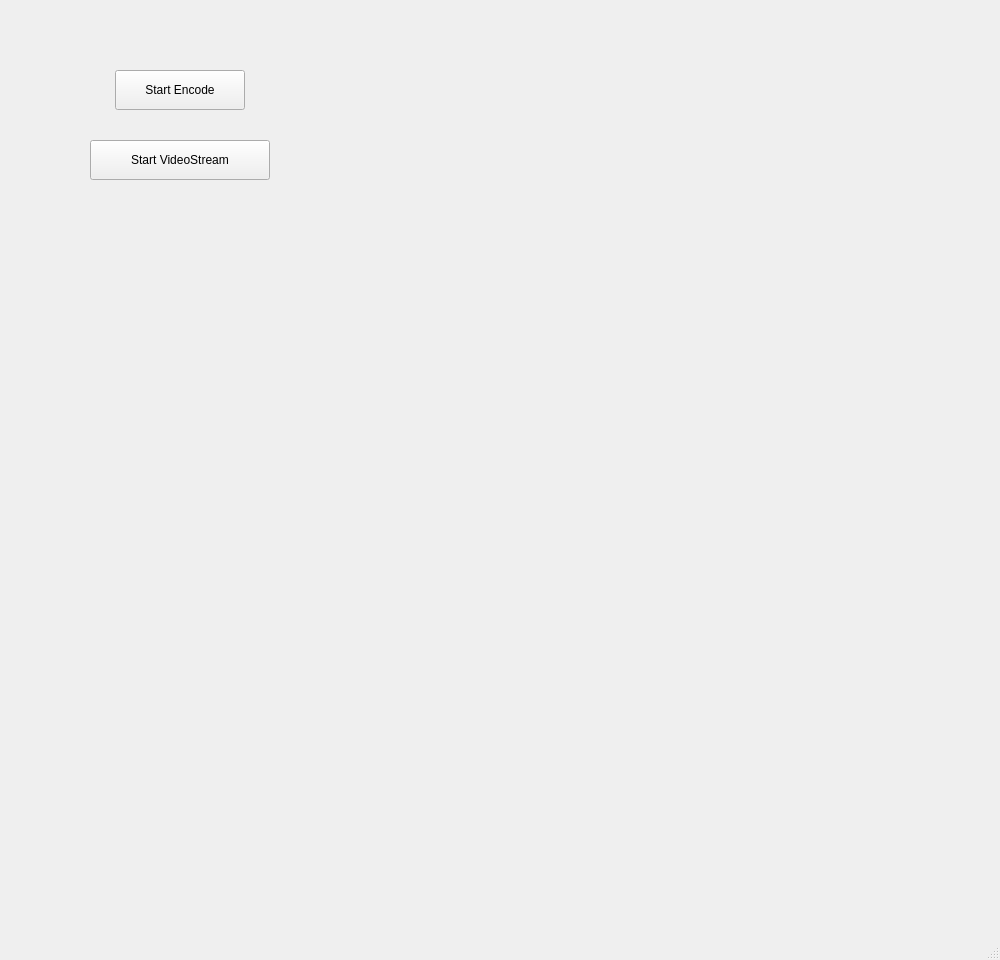
<?xml version="1.0" encoding="UTF-8"?>
<ui version="4.0">
 <class>MainWindow</class>
 <widget class="QMainWindow" name="MainWindow">
  <property name="geometry">
   <rect>
    <x>0</x>
    <y>0</y>
    <width>1000</width>
    <height>960</height>
   </rect>
  </property>
  <property name="sizePolicy">
   <sizepolicy hsizetype="Preferred" vsizetype="Preferred">
    <horstretch>0</horstretch>
    <verstretch>0</verstretch>
   </sizepolicy>
  </property>
  <property name="windowTitle">
   <string>ZJU Released</string>
  </property>
  <widget class="QWidget" name="centralwidget">
   <widget class="VideoInputStream" name="videoInputStream_" native="true">
    <property name="geometry">
     <rect>
      <x>360</x>
      <y>0</y>
      <width>640</width>
      <height>480</height>
     </rect>
    </property>
    <property name="focusPolicy">
     <enum>Qt::NoFocus</enum>
    </property>
    <property name="toolTipDuration">
     <number>-1</number>
    </property>
   </widget>
   <widget class="QWidget" name="videoOutputStream_" native="true">
    <property name="geometry">
     <rect>
      <x>360</x>
      <y>480</y>
      <width>640</width>
      <height>480</height>
     </rect>
    </property>
    <property name="focusPolicy">
     <enum>Qt::NoFocus</enum>
    </property>
    <property name="toolTipDuration">
     <number>-1</number>
    </property>
   </widget>
   <widget class="QPushButton" name="button_Encoder">
    <property name="geometry">
     <rect>
      <x>115</x>
      <y>70</y>
      <width>130</width>
      <height>40</height>
     </rect>
    </property>
    <property name="font">
     <font>
      <family>Microsoft YaHei UI</family>
     </font>
    </property>
    <property name="text">
     <string>Start Encode</string>
    </property>
   </widget>
   <widget class="QPushButton" name="button_VideoStream">
    <property name="geometry">
     <rect>
      <x>90</x>
      <y>140</y>
      <width>180</width>
      <height>40</height>
     </rect>
    </property>
    <property name="font">
     <font>
      <family>Microsoft YaHei UI</family>
     </font>
    </property>
    <property name="text">
     <string>Start VideoStream</string>
    </property>
   </widget>
  </widget>
  <widget class="QMenuBar" name="menubar">
   <property name="geometry">
    <rect>
     <x>0</x>
     <y>0</y>
     <width>1000</width>
     <height>30</height>
    </rect>
   </property>
  </widget>
  <widget class="QStatusBar" name="statusbar"/>
 </widget>
 <customwidgets>
  <customwidget>
   <class>VideoInputStream</class>
   <extends>QWidget</extends>
   <header>videoinputstream.h</header>
   <container>1</container>
  </customwidget>
 </customwidgets>
 <resources/>
 <connections/>
</ui>
